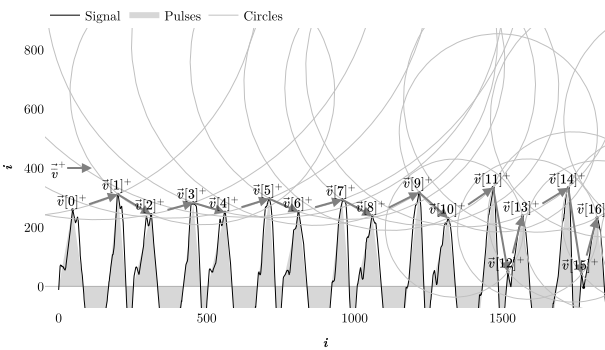

Python code for this plot:
import sys
sys.path.append("c:/Users/tesse/Desktop/Files/Dropbox/0_Thesis/Python")
import os
from pathlib import Path
import plotly.graph_objects as go
import numpy as np
from scipy.interpolate.interpolate import interp1d
from Helper import read_wav, get_pulses_area, split_pulses, signal_to_pulses, get_frontier, draw_circle
from scipy.signal import savgol_filter



'''==============='''
''' Read wav file '''
'''==============='''
fig = go.Figure()

parent_path = str(Path(os.path.abspath('./')).parents[0])
print(parent_path)
name = "piano33"
W, fps = read_wav(f"{parent_path}/Python/Samples/{name}.wav")

W = W[100103 : 104200] #* 1000 / np.max(np.abs(W[100103 : 100775]))

W = W - np.average(W)
# amplitude = np.max(np.abs(W))
W = W * .5
n = W.size
print(n)
X = np.arange(n)

pulses = signal_to_pulses(W)

areas_X, areas_Y = get_pulses_area(pulses)

pos_pulses, neg_pulses, pos_noises, neg_noises = split_pulses(pulses)

pos_X, neg_X = np.array([p.x for p in pos_pulses]), np.array([p.x for p in neg_pulses])
pos_Y, neg_Y = np.array([p.y for p in pos_pulses]), np.array([p.y for p in neg_pulses])
pos_L, neg_L = np.array([p.len for p in pos_pulses]) , np.array([p.len for p in neg_pulses])

'''pos frontier'''
scaling = np.average(pos_L) / np.average(pos_Y)

for p in pos_pulses:
  p.y = p.y * scaling

pos_frontier_X, pos_frontier_Y = get_frontier(pos_pulses)
pos_frontier_Y = pos_frontier_Y / scaling

'''neg frontier'''
scaling = np.average(neg_L) / np.average(neg_Y)

for p in neg_pulses:
  p.y = p.y * scaling

neg_frontier_X, neg_frontier_Y = get_frontier(neg_pulses)
neg_frontier_Y = np.array(neg_frontier_Y) / scaling

f_pos = interp1d(pos_frontier_X, pos_frontier_Y, fill_value="extrapolate", kind="linear")
f_neg = interp1d(neg_frontier_X, neg_frontier_Y, fill_value="extrapolate", kind="linear")
XX = np.linspace(0, n, 4 * n)
envelope = (f_pos(XX) - f_neg(XX)) / 2
envelope = savgol_filter(envelope, 101, 3)


'''============================================================================'''
'''                                    PLOT                                    '''
'''============================================================================'''

FONT = dict(
    family="Latin Modern Roman",
    color="black",
    size=13.3333
  )

fig = go.Figure()
fig.layout.template ="plotly_white" 
fig.update_layout(
  xaxis_title="<b><i>i</i></b>",
  yaxis_title="<b><i>i</i></b>",
  yaxis = dict(scaleanchor = "x", scaleratio = 1), # <|<|<|<|<|<|<|<|<|<|<|<|
  paper_bgcolor='rgba(0,0,0,0)',
  plot_bgcolor='rgba(0,0,0,0)',
  legend=dict(orientation='h', y=1.1),
  margin=dict(l=0, r=0, b=0, t=0),
  font=FONT,
  titlefont=FONT
)
fig.layout.xaxis.title.font=FONT
fig.layout.yaxis.title.font=FONT
fig.update_xaxes(showline=False, showgrid=False, zeroline=False, range=[0, 1800])
fig.update_yaxes(showline=False, showgrid=False, zerolinewidth=1, zerolinecolor='silver', range=[0, 800])


fig.add_trace(
  go.Scatter(
    name="Signal", # <|<|<|<|<|<|<|<|<|<|<|<|
    x=X,
    y=W,
    mode="lines",
    line=dict(
        width=1,
        color="black",
        # showscale=False
    ),
    # marker=dict(
    #   size=3,
    #   color="gray",
    #   # showscale=False
    # ),
    # visible = "legendonly"
  )
)

fig.add_trace(
  go.Scatter(
    name="Pulses", # <|<|<|<|<|<|<|<|<|<|<|<|
    x=areas_X,
    y=areas_Y,
    fill="tozeroy",
    mode="none",
    fillcolor="rgba(0,0,0,0.16)",
    # visible = "legendonly"
  )
)

fig.add_trace(
  go.Scatter(
    name="+Amps", # <|<|<|<|<|<|<|<|<|<|<|<|
    showlegend=False,
    x=pos_X,
    y=pos_Y,
    # hovertext=np.arange(len(pos_pulses)),
    mode="markers",
    marker=dict(
        size=3,
        color="black",
        # showscale=False
    ),
    # visible = "legendonly"
  )
)

fig.add_trace(
  go.Scatter(
    name="-Amps", # <|<|<|<|<|<|<|<|<|<|<|<|
    showlegend=False,
    x=neg_X,
    y=neg_Y,
    # hovertext=np.arange(len(pos_pulses)),
    mode="markers",
    marker=dict(
        size=3,
        color="black",
        # showscale=False
    ),
    # visible = "legendonly"
  )
)

fig.add_trace(
  go.Scatter(
    name="Circles", # <|<|<|<|<|<|<|<|<|<|<|<|
    # showlegend=False,
    x=[None],
    y=[None],
    # hovertext=np.arange(len(pos_pulses)),
    mode="lines",
    line=dict(
        width=1,
        color="silver",
        # showscale=False
    ),
    # visible = "legendonly"
  )
)

'''Positive Vectors'''

avg_pos_X = np.average(pos_X[1:] - pos_X[:-1])
avg_pos_Y = np.average(pos_Y[1:] - pos_Y[:-1])
avg_pos_m = avg_pos_Y / avg_pos_X #np.sqrt(avg_pos_X**2 + avg_pos_Y**2)

for i in range(len(pos_X) - 1):
  x0, y0 = pos_X[i]     , pos_Y[i]
  x1, y1 = pos_X[i + 1] , pos_Y[i + 1]

  m = (y1 - y0) / (x1 - x0)
  theta = np.arctan( (m - avg_pos_m) / (1 + avg_pos_m * m) )
  
  r = (np.sqrt(avg_pos_X**2 + avg_pos_Y**2) + np.sqrt((y1 - y0)**2 + (x1 - x0)**2)) / theta
  sq = np.sqrt(4*m**2*r**2 - m**2*y0**2 + 2*m**2*y0*y1 - m**2*y1**2 - 2*m*x0*y0 + 2*m*x0*y1 + 2*m*x1*y0 - 2*m*x1*y1 + 4*r**2 - x0**2 + 2*x0*x1 - x1**2)
  xc = (2*m**2*x0 - m*y0 + m*y1 - m*sq + x0 + x1)/(2*(m**2 + 1))
  yc = (m*(y0 + y1) - 2*xc + x0 + x1)/(2*m)

  draw_circle(xc, yc, r, fig)

  fig.add_annotation(
    # xanchor='right',
    yanchor='bottom',
    x=x1,  # arrows' head
    y=y1,  # arrows' head
    ax=x0,  # arrows' tail
    ay=y0,  # arrows' tail
    xref='x',
    yref='y',
    axref='x',
    ayref='y',
    text="$\\vec{v}["+ f"{i}]^+$",  # if you want only the arrow
    font=dict(size=14, color="black"),
    showarrow=True,
    arrowhead=2,
    arrowsize=1,
    arrowwidth=2,
    arrowcolor='gray'
  )

fig.add_annotation(
  x=avg_pos_X,        # arrows' head
  y=400 + avg_pos_Y,  # arrows' head
  ax=0,               # arrows' tail
  ay=400,             # arrows' tail
  xref='x',
  yref='y',
  axref='x',
  ayref='y',
  text='$\\vec{\\overline{v}}^{+}$',            # if you want only the arrow
  showarrow=True,
  arrowhead=2,
  arrowsize=1,
  arrowwidth=2,
  arrowcolor='gray'
)


# fig.show()
save_name = "./imgs/" + sys.argv[0].split('/')[-1].replace(".py", ".svg")
fig.write_image(save_name, width=605, height=350, engine="kaleido", format="svg")
print("saved:", save_name)
